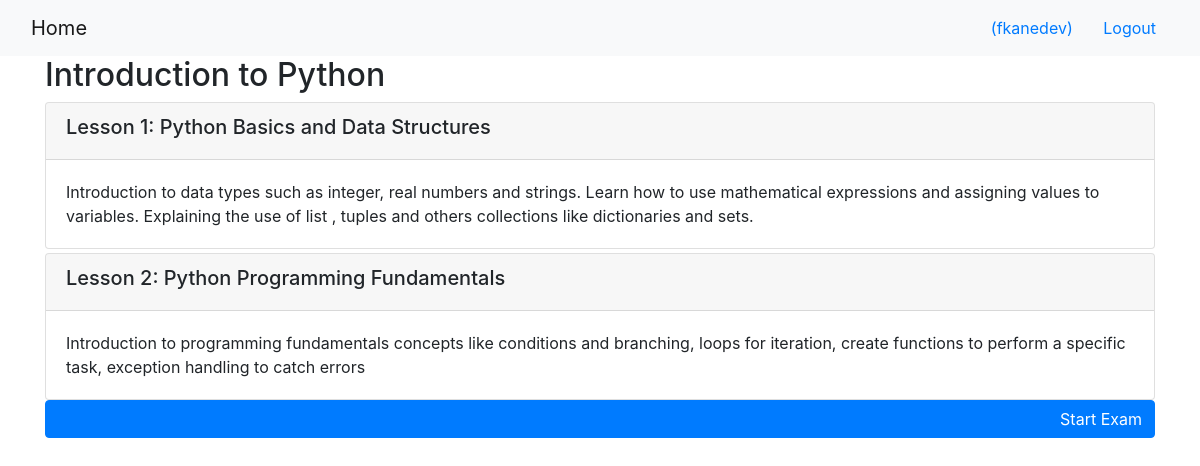
/onlinecourse/10/ (signed in), run on the app's committed database.
### onlinecourse/models.py (models this page shows, shortened)
class Course(models.Model):
    name = models.CharField(null=False, max_length=30, default='online course')
    image = models.ImageField(upload_to='course_images/')
    description = models.CharField(max_length=1000)
    pub_date = models.DateField(null=True)
    instructors = models.ManyToManyField(Instructor)
    users = models.ManyToManyField(settings.AUTH_USER_MODEL, through='Enrollment')
    total_enrollment = models.IntegerField(default=0)
    is_enrolled = False

class Lesson(models.Model):
    title = models.CharField(max_length=200, default="title")
    order = models.IntegerField(default=0)
    course = models.ForeignKey(Course, on_delete=models.CASCADE)
    content = models.TextField()

### onlinecourse/views.py (the view)
# urls.py: path('<int:pk>/', views.CourseDetailView.as_view(), name='course_details'),
class CourseDetailView(generic.DetailView):
    model = Course
    template_name = 'onlinecourse/course_detail_bootstrap.html'
    def get_context_data(self, **kwargs):
        context = super().get_context_data(**kwargs)
        current_course = get_object_or_404(Course, pk=self.kwargs['pk'])
        question_ids = [question.id for question in current_course.question_set.all()]
        count_questions = len(question_ids)
        sample_size = 3
        if count_questions <= sample_size:
            sample_size = count_questions
        SAMPLE_QUESTION_IDS = random.sample(question_ids, sample_size)
        context["question_list"] = current_course.question_set.filter(id__in=SAMPLE_QUESTION_IDS)
        self.request.session['sample_question_ids'] = SAMPLE_QUESTION_IDS
        return context

### onlinecourse/templates/onlinecourse/course_detail_bootstrap.html (shortened to what this page needs)
<!DOCTYPE html>
<html lang="en">
<head>
     {% load static %}
     <link rel="stylesheet" href="https://maxcdn.bootstrapcdn.com/bootstrap/4.5.2/css/bootstrap.min.css">
</head>
<body>
    <nav class="navbar navbar-light bg-light">
        <div class="container-fluid">
            <div class="navbar-header">
                  <a class="navbar-brand" href="{% url 'onlinecourse:index' %}">Home</a>
            </div>
            <ul class="nav navbar-nav navbar-right">
                {% if user.is_authenticated %}
                <li>
                    <a class="btn btn-link" href="#">{{ user.first_name }}({{ user.username }})</a>
                    <a class="btn btn-link" href="{% url 'onlinecourse:logout' %}">Logout</a>
                </li>
                {% endif %}
            </ul>
        </div>
    </nav>
    <div class="container">
            <h2>{{ course.name }}</h2>
            <div class="card-columns-vertical">
                {% for lesson in course.lesson_set.all %}
                    <div class="card mt-1">
                        <div class="card-header"><h5>Lesson {{lesson.order}}: {{lesson.title}}</h5></div>
                        <div class="card-body">{{lesson.content}}</div>
                    </div>
                {% endfor %}
            </div>
            <div class="btn btn-primary btn-block text-right" data-toggle="collapse" data-target="#exam" >
                Start Exam
            </div>
        </div>
</body>
</html>

### data on the page
Course: name "Introduction to Python"
Lesson: order "1", title "Python Basics and Data Structures", content "Introduction to data types such as integer, real numbers and strings. Learn how to use mathematical expressions and assigning values to variables. Explaining the use of list , tuples and others collections like dictionaries and sets."
Lesson: order "2", title "Python Programming Fundamentals", content "Introduction to programming fundamentals concepts like conditions and branching, loops for iteration, create functions to perform a specific task, exception handling to catch errors"

### other printed values
{{ user.username }} "fkanedev"
